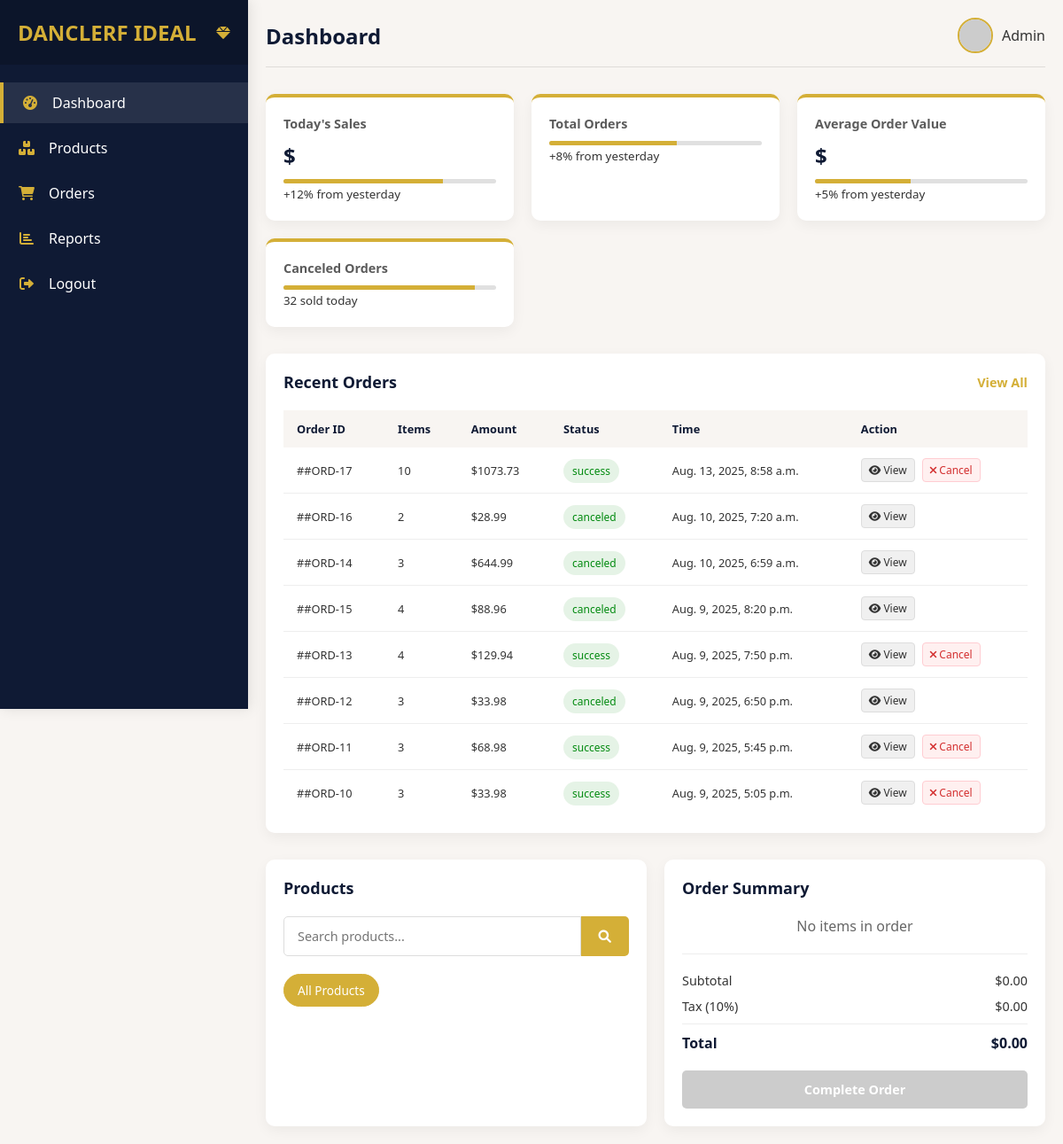
Screenshot of /cancel-order/17/ (signed in) with the database file from the repository.
### shop/models/orders.py (models this page shows, shortened)
class Order(BaseModel):
    status_choices = [
        ("pending", "Pending"),
        ("success", "success"),
        ("wish_list", "Wish List"),
    ]
    status = models.CharField(max_length=20, choices=status_choices, default="pending")
    total_price = models.DecimalField(max_digits=10, decimal_places=2, default=0.00)
    order_id = models.CharField(max_length=100, null=True, blank=True)
    is_canceled = models.BooleanField(default=False)
    def get_total_price(self):
        total_order_price = sum(
            (item.get_total_product_price() for item in self.items.all()),
            Decimal('0.00')
        )
        return total_order_price
    def get_order_quantity(self):
        order_quantity = self.items.count()
        return order_quantity if order_quantity else 0.00

### shop/models/order_items.py (models this page shows, shortened)
class OrderItem(BaseModel):
    order = models.ForeignKey(Order, on_delete=models.CASCADE, related_name='items')
    product = models.ForeignKey(Product, on_delete=models.SET_NULL, null=True)
    quantity = models.PositiveIntegerField(default=1)
    def get_total_product_price(self):
        if self.product and self.product.selling_price:
            return self.quantity * self.product.selling_price
        return Decimal('0.00')

### shop/models/products.py (models this page shows, shortened)
class Product(BaseModel):
    STATUS = [
        ('active', 'Active (In Stock)'),
        ('inactive', 'Out of Stock'),
    ]
    name = models.CharField(max_length=255)
    description = models.TextField(blank=True)
    category = models.ForeignKey(Category, on_delete=models.CASCADE, null=True, blank=True)
    status = models.CharField(max_length=100, choices=STATUS)
    image = models.ImageField(blank=True, null=True)
    stock_quantity = models.PositiveIntegerField(default=0)
    actual_price = models.DecimalField(max_digits=10, decimal_places=2, default=0.00)
    selling_price = models.DecimalField(max_digits=10, decimal_places=2, default=0.00)

### shop/views.py (the view, shortened to what this page needs)
# urls.py: path('cancel-order/<int:order_id>/', cancel_order, name='cancel_order'),
@login_required
def cancel_order(request, order_id):
    try:
        has_activated_account(request)
    except:
        pass
    order = get_object_or_404(Order, id=order_id)
    cancel_form = CancelOrderForm()
    return render(
        request,
        "main/home.html",
        {"cancel_form": cancel_form, "orders": Order.objects.all()},
    )

### shop/forms.py
class CancelOrderForm(forms.Form):
    reason = forms.ModelChoiceField(
        queryset=CancelOrder.objects.all(),
        required=True,
        widget=forms.Select(
            attrs={"class": "form-control", "placeholder": "Select a reason"}
        ),
    )
    context = forms.CharField(
        required=False,
        widget=forms.Textarea(
            attrs={
                "class": "form-control",
                "placeholder": "Optional notes about the cancellation",
            }
        ),
    )

### shop/views.py (called while the page is built)
def has_activated_account(request):
    if request.user.has_activated == False:
        messages.error(request, "Contact Support to activate your Account")
        logout(request)
        return redirect("login_view")

### templates/main/home.html (shortened to what this page needs)
{% extends 'main/base.html' %}
{% load static %}
{% block content %}
    <div class="analytics-cards">
        <div class="card">
            <h3>Today's Sales</h3>
            <div class="value">${{total_sales}}</div>
            <div class="progress">
                <div class="progress-bar" style="width: 75%"></div>
            </div>
            <small>+12% from yesterday</small>
        </div>
        <div class="card">
            <h3>Total Orders</h3>
            <div class="progress">
                <div class="progress-bar" style="width: 60%"></div>
            </div>
            <small>+8% from yesterday</small>
        </div>
        <div class="card">
            <h3>Average Order Value</h3>
            <div class="value">${{average_order_value}}</div>
            <div class="progress">
                <div class="progress-bar" style="width: 45%"></div>
            </div>
            <small>+5% from yesterday</small>
        </div>
        <div class="card">
            <h3>Canceled Orders</h3>
            <div class="progress">
                <div class="progress-bar" style="width: 90%"></div>
            </div>
            <small>32 sold today</small>
        </div>
    </div>
    <div class="recent-orders">
        <h3>Recent Orders <span>View All</span></h3>
        <table>
            <thead>
                <tr>
                    <th>Order ID</th>
                    <th>Items</th>
                    <th>Amount</th>
                    <th>Status</th>
                    <th>Time</th>
                    <th>Action</th>
                </tr>
            </thead>
            <tbody>
                {% for order in orders|slice:':8' %}
                <tr>
                    <td>#{{order.order_id}}</td>
                    <td>{{order.get_order_quantity}}</td>
                    <td>${{order.get_total_price}}</td>
                    <td><span class="status completed">{{order.status}}</span></td>
                    <td>{{order.created_at}}</td>
                    <td>
                        <div class="action-buttons">
                            <a href="#" class="view-btn" onclick="viewOrderDetails('{{order.id}}')">
                                <i class="fas fa-eye"></i> View
                            </a>
                            {% if not order.is_canceled %}
                            <a href="#" class="cancel-btn" onclick="showCancelForm('{{order.id}}')">
                                <i class="fas fa-times"></i> Cancel
                            </a>
                            {% endif %}
                        </div>
                    </td>
                </tr>
                {% endfor %}
            </tbody>
        </table>
    </div>
    <div class="pos-actions">
        <div class="product-search">
            <h3>Products</h3>
            <form method="POST" action="{% url 'home' %}">
                <div class="search-box">
                    <input type="text" name="name" placeholder="Search products...">
                    <button><i class="fas fa-search"></i></button>
                </div>
            </form>
            <div class="categories-scroll">
                <button class="category-btn active">All Products</button>
            </div>
        </div>
        <div class="order-summary">
            <h3>Order Summary</h3>
            <div class="order-items">
            </div>
            <div class="order-total">
            </div>
            <button class="checkout-btn" onclick="completeOrder()" disabled>
                <span class="btn-text">Complete Order</span>
            </button>
        </div>
    </div>
{% endblock content %}

### templates/main/home.html (style rules this page uses)
.checkout-btn .btn-text, .checkout-btn .btn-loading { display: inline-block; }

### rows the page displays
Order: order_id "#ORD-17", get_order_quantity "10", get_total_price "1073.73", status "success", created_at "Aug. 13, 2025, 8:58 a.m."
Order: order_id "#ORD-16", get_order_quantity "2", get_total_price "28.99", status "canceled", created_at "Aug. 10, 2025, 7:20 a.m."
Order: order_id "#ORD-14", get_order_quantity "3", get_total_price "644.99", status "canceled", created_at "Aug. 10, 2025, 6:59 a.m."
Order: order_id "#ORD-15", get_order_quantity "4", get_total_price "88.96", status "canceled", created_at "Aug. 9, 2025, 8:20 p.m."
Order: order_id "#ORD-13", get_order_quantity "4", get_total_price "129.94", status "success", created_at "Aug. 9, 2025, 7:50 p.m."
Order: order_id "#ORD-12", get_order_quantity "3", get_total_price "33.98", status "canceled", created_at "Aug. 9, 2025, 6:50 p.m."
Order: order_id "#ORD-11", get_order_quantity "3", get_total_price "68.98", status "success", created_at "Aug. 9, 2025, 5:45 p.m."
Order: order_id "#ORD-10", get_order_quantity "3", get_total_price "33.98", status "success", created_at "Aug. 9, 2025, 5:05 p.m."
